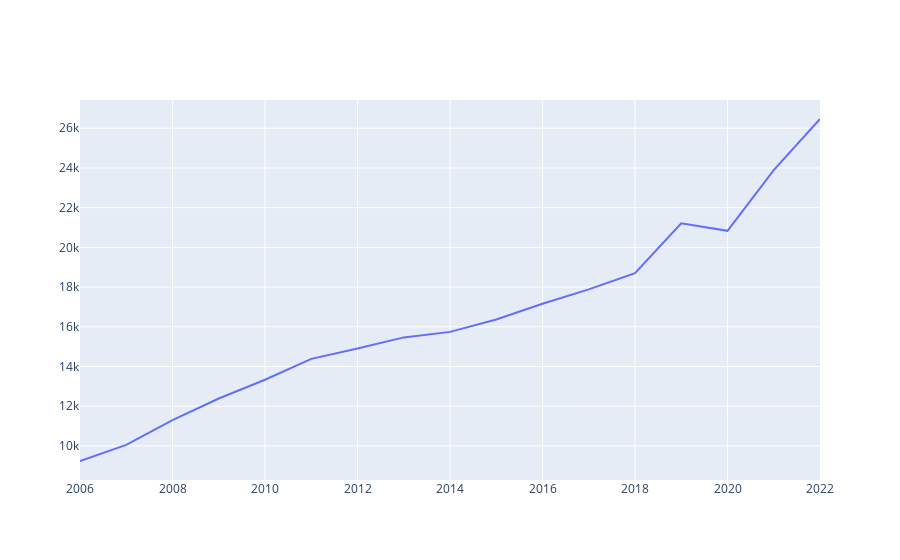

Notebook code for this chart:
### Code cell
# graph dummy data with ploty
fig = go.Figure()
fig.add_trace(go.Scatter(x=df['Year'], y=df['dummy'], name='dummy', mode='lines'))
fig.show()

### Figure 1 — Plotly figure (JSON) as saved in the notebook; plotly's stock layout.template omitted (floating-point values rounded to 4 significant figures)
{"data": [{"mode": "lines", "name": "dummy", "type": "scatter", "x": [2006, 2007, 2008, 2009, 2010, 2011, 2012, 2013, 2014, 2015, 2016, 2017, 2018, 2019, 2020, 2021, 2022], "y": [9240.0, 10050.0, 11290.0, 12390.0, 13330.0, 14380.0, 14910.0, 15470.0, 15740.0, 16370.0, 17160.0, 17890.0, 18710.0, 21210.0, 20830.0, 23890.0, 26470.0]}], "layout": {}}
